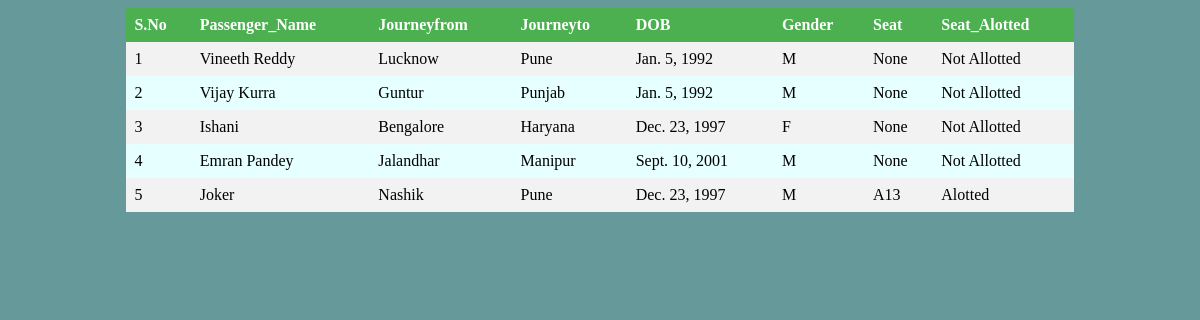
The app's page /display/ (signed in), older data.
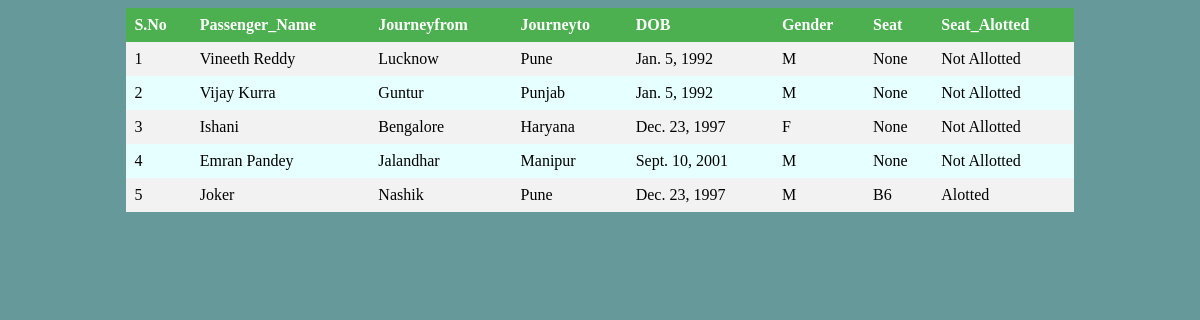
The same page, newer data.
### selection/models.py (models this page shows)
class Passenger(models.Model):
    user = models.OneToOneField(
        User,
        default=None,
        null=True,
        on_delete=models.CASCADE)
    gender_choices = [('M', 'Male'), ('F', 'Female')]
    passenger_name = models.CharField(max_length=200, null=True)
    journeyfrom = models.CharField(max_length=200, null=True)
    journeyto = models.CharField(max_length=200, null=True)
    dob = models.DateField(
        max_length=10,
        help_text="format : YYYY-MM-DD",
        null=True)
    gender = models.CharField(
        choices=gender_choices,
        max_length=1,
        default=None,
        null=True)
    seat = models.OneToOneField(
        'Seat',
        blank=True,
        on_delete=models.CASCADE,
        null=True)
    seat_allotted = models.BooleanField(default=True)

class Seat(models.Model):
    seat_choice = [('Window Seat', 'Window Seat'), ('Inner Seat', 'Inner Seat')]
    no = models.CharField(max_length=5)
    name = models.CharField(max_length=10)
    seat_type = models.CharField(choices=seat_choice, max_length=30, default=None)
    vacant = models.BooleanField(default=False)
    def __str__(self):
        return str(self.no)

### selection/views.py (the view)
# urls.py: path('display/',views.Showtable,name='Showtable'),
@login_required
def Showtable(request):
    query_results = Passenger.objects.all()
    return render(request,'display.html',{'query_results': query_results})

### selection/templates/display.html (shortened to what this page needs)
{% load static %}
<!DOCTYPE html>
<html>
<head>
</head>
<body bgcolor="#669999">
<table>
  <tr>
    <th>S.No</th>
    <th>Passenger_Name</th>
    <th>Journeyfrom</th>
    <th>Journeyto</th>
    <th>DOB</th>
    <th>Gender</th>
    <th>Seat</th>
    <th>Seat_Alotted</th>
  </tr>
    {% for item in query_results %}
    <tr>
        <td> {{ forloop.counter }} </td>
        <td>{{ item.passenger_name }}</td>
        <td>{{ item.journeyfrom }}</td>
        <td>{{ item.journeyto }}</td>
        <td>{{ item.dob }}</td>
        <td>{{ item.gender }}</td>
        <td>{{ item.seat }}</td>
        <td> {% if item.seat_allotted %} Alotted
            {% else %} Not Allotted
                    {% endif %}
        </td>
    </tr>
    {% endfor %}
</table>
</body>
</html>

Row changes from the older to the newer data that the page shows:
changed Passenger "Joker": seat "A13" → "B6"
